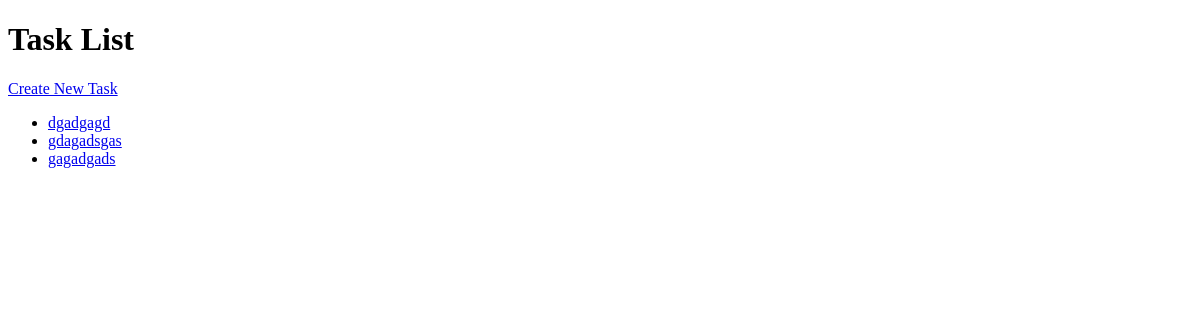
Before: / with the older database file.
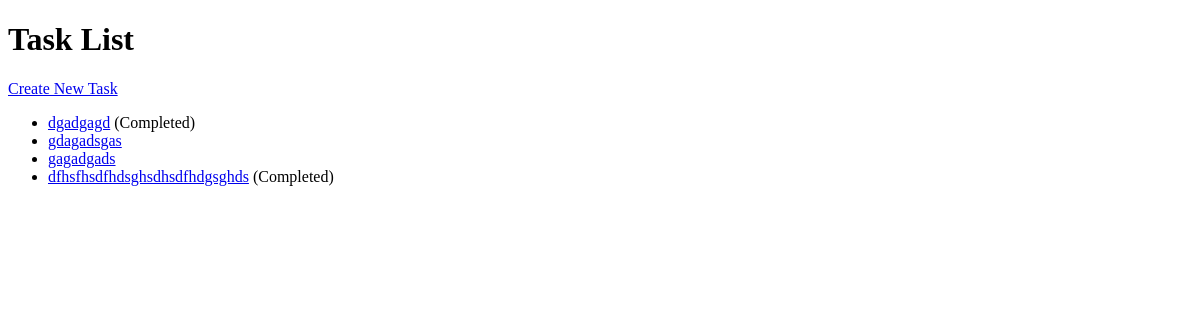
After: the same page with the newer database file.
### todo_app/models.py (models this page shows, shortened)
class Task(models.Model):
    title = models.CharField(max_length=100)
    description = models.TextField()
    completed = models.BooleanField(default=False)
    created_at = models.DateTimeField(default=timezone.now)

### todo_app/views.py (the view)
# urls.py: path('', views.task_list, name='task_list'),
def task_list(request):
    tasks = Task.objects.all()  # Retrieve all tasks from the database
    return render(request, 'todo_app/task_list.html', {'tasks': tasks})

### todo_app/templates/todo_app/task_list.html (shortened to what this page needs)
{% extends 'base.html' %}
{% block content %}
<h1>Task List</h1>
<a href="{% url 'task_create' %}">Create New Task</a>
<ul>
  {% for task in tasks %}
  <li>
    <a href="{% url 'task_detail' task.id %}">{{ task.title }}</a>
    {% if task.completed %}(Completed){% endif %}
  </li>
  {% endfor %}
</ul>
{% endblock %}

### templates/base.html (shortened to what this page needs)
<!DOCTYPE html>
<html lang="en">
<head>
    {% load static %}
    <link href="{% static 'css/bootstrap.min.css' %}" rel="stylesheet">
</head>
<body>
    <div class="container">
        {% block content %}
        {% endblock %}
    </div>
</body>
</html>

Changed rows visible on the page:
changed Task "dgadgagd": now shows "(Completed)"
added Task: title "dfhsfhsdfhdsghsdhsdfhdgsghds", completed "(Completed)"
